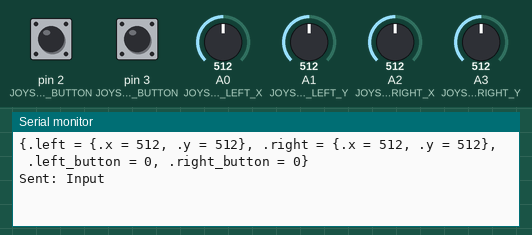
Recording of a sketch running on a simulated Arduino Uno, built with avr-gcc and run on an emulated ATmega328P. Parts: the last lines printed to the serial monitor. Inputs (shaded band) come from the test bench; at power-on: A0 (JOYSTICK_LEFT_X) = 512, A1 (JOYSTICK_LEFT_Y) = 512, A2 (JOYSTICK_RIGHT_X) = 512, A3 (JOYSTICK_RIGHT_Y) = 512, pin 2 (JOYSTICK_LEFT_BUTTON) HIGH, pin 3 (JOYSTICK_RIGHT_BUTTON) HIGH. No radio packets arrive unless stated.

Above: at 1.2 s.
1.3 s: A0 (JOYSTICK_LEFT_X) set to 716
At 2.4 s:
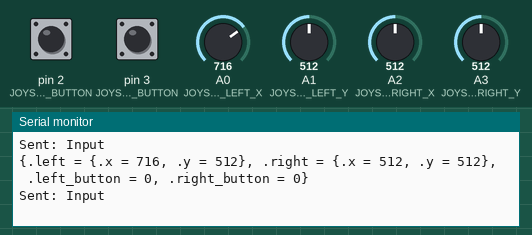
2.8 s: A1 (JOYSTICK_LEFT_Y) set to 716
At 3.6 s:
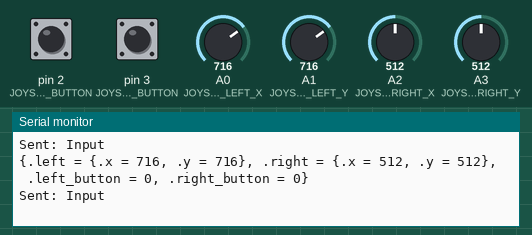
4.3 s: A2 (JOYSTICK_RIGHT_X) set to 716
At 4.7 s:
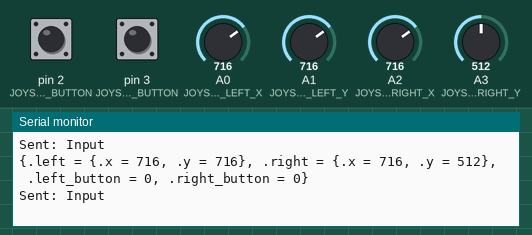
5.8 s: A3 (JOYSTICK_RIGHT_Y) set to 716
At 7.0 s:
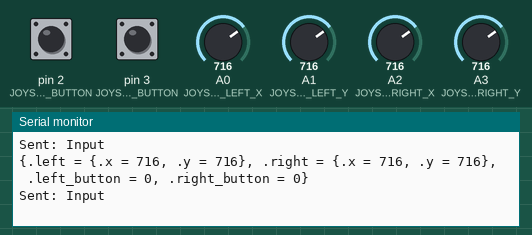
7.3 s: pin 2 (JOYSTICK_LEFT_BUTTON) pulled LOW for 0.15 s
At 7.41 s:
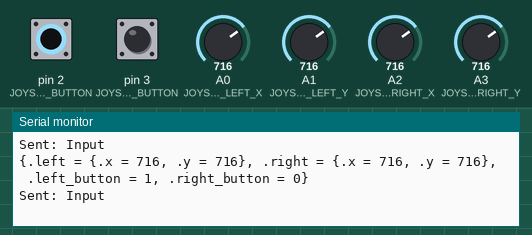
8.9 s: pin 3 (JOYSTICK_RIGHT_BUTTON) pulled LOW for 0.15 s
At 9.01 s:
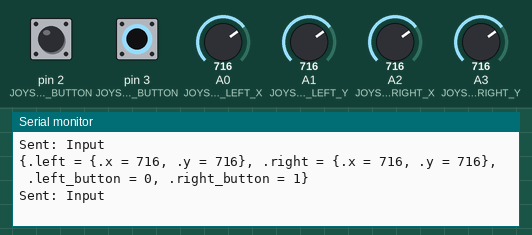

The sketch:

Transmitter.ino
```cpp
#include <SPI.h>
#include <nRF24L01.h>
#include <RF24.h>

#define JOYSTICK_LEFT_X A0
#define JOYSTICK_LEFT_Y A1

#define JOYSTICK_RIGHT_X A2
#define JOYSTICK_RIGHT_Y A3

#define JOYSTICK_LEFT_BUTTON 2
#define JOYSTICK_RIGHT_BUTTON 3

#define PIN_CE 7
#define PIN_CSN 8

// CE, CSN pins
RF24 radio(PIN_CE, PIN_CSN);

// Address (must match on both devices)
const byte address[6] = "00001";

struct Vec2i {
  int16_t x;
  int16_t y;
};

struct Input {
  Vec2i left;
  bool left_button;
  Vec2i right;
  bool right_button;
};

Input INPUT0 = { .left = { .x = 89 }, .left_button = 0, .right = { 0 }, .right_button = 12 };

void setup() {
  Serial.begin(9600);
  radio.begin();
  radio.openWritingPipe(address);
  radio.setPALevel(RF24_PA_LOW);
  radio.stopListening();  // Set as transmitter

  pinMode(JOYSTICK_LEFT_X, INPUT);
  pinMode(JOYSTICK_LEFT_Y, INPUT);
  pinMode(JOYSTICK_RIGHT_X, INPUT);
  pinMode(JOYSTICK_RIGHT_Y, INPUT);
  pinMode(JOYSTICK_LEFT_BUTTON, INPUT_PULLUP);
  pinMode(JOYSTICK_RIGHT_BUTTON, INPUT_PULLUP);
}

void input_handle(Input *input) {
  input->left = { .x = analogRead(JOYSTICK_LEFT_X), .y = analogRead(JOYSTICK_LEFT_Y) };
  input->right = { .x = analogRead(JOYSTICK_RIGHT_X), .y = analogRead(JOYSTICK_RIGHT_Y) };
  input->left_button = digitalRead(JOYSTICK_LEFT_BUTTON) == LOW;
  input->right_button = digitalRead(JOYSTICK_RIGHT_BUTTON) == LOW;
}

void vec2i_print(const Vec2i *vec2i) {
  Serial.print("{.x = ");
  Serial.print(vec2i->x);
  Serial.print(", .y = ");
  Serial.print(vec2i->y);
  Serial.print("}");
}

void input_print(const Input *input) {
  Serial.print("{.left = ");
  vec2i_print(&input->left);
  Serial.print(", .right = ");
  vec2i_print(&input->right);
  Serial.print(", .left_button = ");
  Serial.print(input->left_button);
  Serial.print(", .right_button = ");
  Serial.print(input->right_button);
  Serial.println("}");
}

bool vec2i_cmp(const Vec2i *a, const Vec2i *b, uint8_t margin) {
  return abs(a->x - b->x) <= margin && abs(a->y - b->y) <= margin;
}

bool input_cmp(const Input *a, const Input *b, uint8_t margin) {
  return vec2i_cmp(&a->left, &b->left, margin) && vec2i_cmp(&a->right, &b->right, margin) && a->left_button == b->left_button && a->right_button == b->right_button;
}

Input prev_input = { 0 };

void loop() {
  Input input = { 0 };
  input_handle(&input);

  if (!input_cmp(&input, &prev_input, 5)) {
    input_print(&input);
    bool ok = radio.write(&input, sizeof(Input));
    if (ok) {
      Serial.println("Sent: Input");
    } else {
      Serial.println("Send failed");
    }
  }

  prev_input = input;
}
```

Measured:
- after the input at 1.3 s, the serial monitor: prints a new line at once (image 1)
- after the input at 2.8 s, the serial monitor: prints a new line at once (image 2)
- after the input at 4.3 s, the serial monitor: prints a new line at once (image 3)
- after the input at 5.8 s, the serial monitor: prints a new line at once (image 4)
- after the input at 7.3 s, the serial monitor: prints a new line at once (image 5)
- after the input at 8.9 s, the serial monitor: prints a new line at once (image 6)
